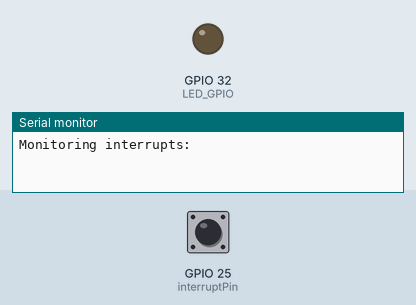
Recording of a sketch running on a simulated ESP32. On the bench: output pins drawn as LEDs (lit = HIGH), the last lines printed to the serial monitor. Inputs (shaded band) come from the test bench; at power-on: GPIO 25 (interruptPin) HIGH.

Above: at 1.2 s.
1.3 s: GPIO 25 (interruptPin) pulled LOW for 0.15 s
At 2.4 s:
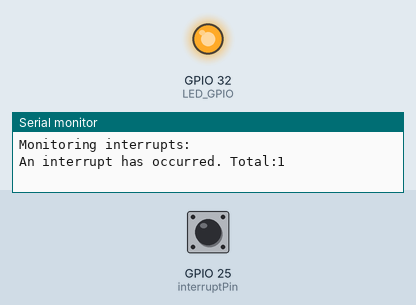
2.9 s: GPIO 25 (interruptPin) pulled LOW for 1 s
At 3.6 s:
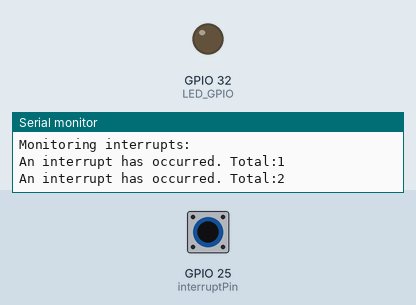
5.4 s: GPIO 25 (interruptPin) pulled LOW for 3.2 s
At 6.7 s:
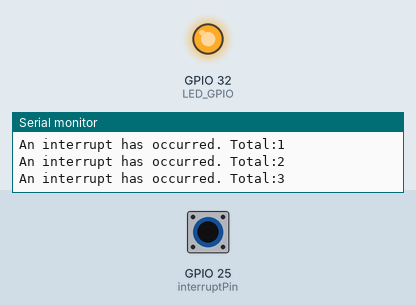
Timing chart, 0 to 8.4 s (numbered marks = the images above; inputs shaded):
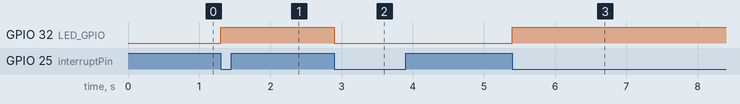

Measured:
- after the input at 1.3 s, GPIO 32 (LED_GPIO): LOW → HIGH at once
- after the input at 2.9 s, GPIO 32 (LED_GPIO): HIGH → LOW at once
- after the input at 5.4 s, GPIO 32 (LED_GPIO): LOW → HIGH at once

The sketch:

04-070_Interrupt_with_button_and_led.ino
```cpp
const byte LED_GPIO = 32;
bool led_state = false;
const byte interruptPin = 25;
volatile int interruptCounter = 0;
int numberOfInterrupts = 0;
long debouncing_time = 1000;
volatile unsigned long last_micros;

portMUX_TYPE mux = portMUX_INITIALIZER_UNLOCKED;

void IRAM_ATTR handleInterrupt() {
  portENTER_CRITICAL_ISR(&mux);
   if((long)(micros() - last_micros) >= debouncing_time * 1000) {
    interruptCounter++;
  }
  last_micros = micros();
  portEXIT_CRITICAL_ISR(&mux);
}

void setup() {
  Serial.begin(115200);
  pinMode(LED_GPIO, OUTPUT);
  Serial.println("Monitoring interrupts: ");
  pinMode(interruptPin, INPUT_PULLUP);
  attachInterrupt(digitalPinToInterrupt(interruptPin), handleInterrupt, FALLING);
}

void loop() {

  if(interruptCounter>0){

      portENTER_CRITICAL(&mux);
      interruptCounter--;
      portEXIT_CRITICAL(&mux);
      led_state = !led_state;
      digitalWrite(LED_GPIO, led_state);
      numberOfInterrupts++;
      Serial.print("An interrupt has occurred. Total:");
      Serial.println(numberOfInterrupts);
  }
}
```
